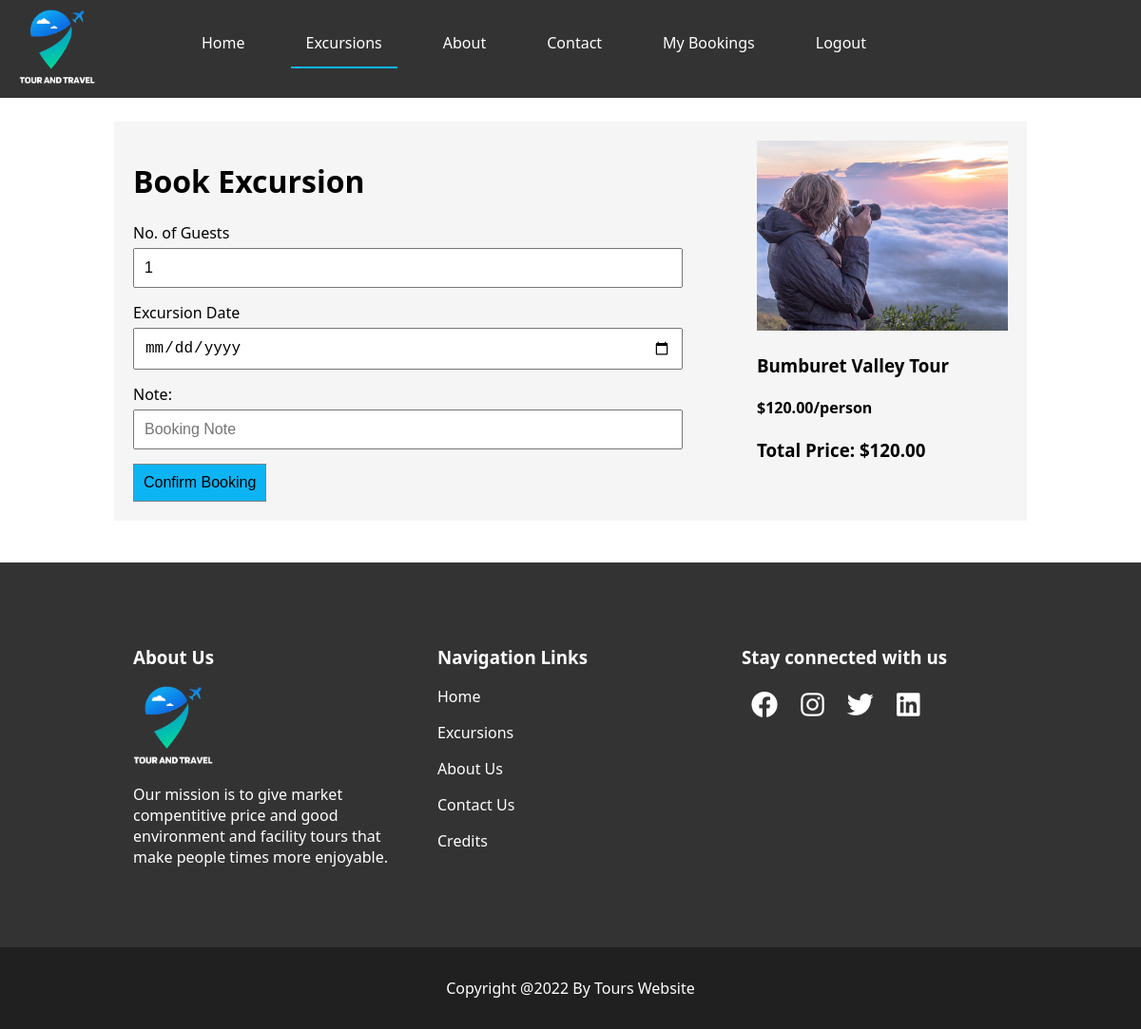
Page /book.php?id=3 (signed in) on the committed database.
### tables this page shows
CREATE TABLE `excursions` (
  `excursionID` mediumint(8) NOT NULL,
  `image` varchar(250) DEFAULT NULL,
  `excursion_name` varchar(255) NOT NULL,
  `description` text NOT NULL,
  `price_per_person` decimal(7,2) NOT NULL,
  `location` text NOT NULL
);

### config.php (called while the page is built, shortened)
<?php
$currency = '$';

### book.php (the view, shortened to what this page needs)
<?php
include "layout/header.php";
$sql=mysqli_query($conn, "SELECT * from excursions WHERE excursionID=$_GET[id]");
$item=mysqli_fetch_assoc($sql);
?>
<div class="container bg-light login-form">
    <div class="row">
    <div class="col" style="width:70%">
            <h1 >Book Excursion</h1>
            <form action="functions.php?book=1" method="post">
                        <label for="">No. of Guests</label>
                        <input type="number" onkeyup="getTotal(this.value)" value="1" placeholder="No. of Tickets" min="1"  required name="tickets" id="name" class="form-input">
                        <label for="">Excursion Date</label>
                        <input type="date" placeholder="Date"  required name="date" id="date" class="form-input">
                        <label for="">Note:</label>
                        <input type="text" placeholder="Booking Note"  name="note" id="note" class="form-input">
                        <button type="submit"  class="btn-theme">Confirm Booking</button>
            </form>
        </div>
        <div class="col" style="width:30%">
            <img src="assets/images/<?=$item['image']?>" class="detail-img" style="height:200px" alt="" srcset="">
            <h3> <?=$item['excursion_name']?></h3>
             <h4><?=$currency.$item['price_per_person']?>/person</h4>
            <h3>Total Price: <?=$currency?><span id="total"><?=$item['price_per_person']?></span></h3>
        </div>
    </div>
</div>
<br> <br>
<?php
include "layout/footer.php";
?>
</body>
</html>

### assets/css/style.css (style rules this page uses)
body { margin:0; font-family: system-ui, -apple-system, BlinkMacSystemFont, 'Segoe UI', Roboto, Oxygen, Ubuntu, Cantarell, 'Open Sans', 'Helvetica Neue', sans-serif; overflow-x: hidden; }
.container { margin:0px 10%; }
.row { display: flex; }
.col { width: 50%; padding: 20px; }
.bg-light { background-color: whitesmoke; }
.btn-theme { background-color: #0db4f3; border: 1px solid gray; font-size: 16px; padding: 10px; cursor: pointer; }
.login-form { margin-top:8rem; }
.detail-img { width: 100%; height: 400px; object-fit: cover; }
.form-input { display: block; margin: 5px 0px 15px 0px; width: 90%; font-size: 16px; padding: 10px; }

### rows in the picture
excursions: image (picture), excursion_name "Bumburet Valley Tour", price_per_person "120.00"

### other values in the picture
$currency "$"
$appName "Tours Website"
